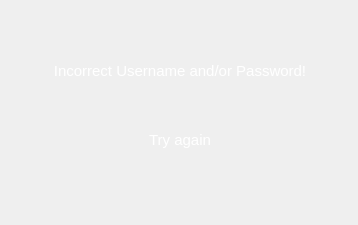
<?xml version="1.0" encoding="UTF-8"?>
<ui version="4.0">
 <class>admin_error</class>
 <widget class="QWidget" name="admin_error">
  <property name="geometry">
   <rect>
    <x>0</x>
    <y>0</y>
    <width>358</width>
    <height>225</height>
   </rect>
  </property>
  <property name="minimumSize">
   <size>
    <width>358</width>
    <height>225</height>
   </size>
  </property>
  <property name="maximumSize">
   <size>
    <width>358</width>
    <height>225</height>
   </size>
  </property>
  <property name="windowTitle">
   <string>Warning</string>
  </property>
  <property name="windowIcon">
   <iconset>
    <normaloff>icon.png</normaloff>icon.png</iconset>
  </property>
  <property name="styleSheet">
   <string notr="true">QWidget#admin_error{
border-image: url(:images/gradient.png);
}
</string>
  </property>
  <widget class="QWidget" name="verticalLayoutWidget">
   <property name="geometry">
    <rect>
     <x>30</x>
     <y>40</y>
     <width>300</width>
     <height>131</height>
    </rect>
   </property>
   <layout class="QVBoxLayout" name="verticalLayout">
    <item>
     <widget class="QLabel" name="label">
      <property name="font">
       <font>
        <pointsize>11</pointsize>
       </font>
      </property>
      <property name="text">
       <string>&lt;html&gt;&lt;head/&gt;&lt;body&gt;&lt;p&gt;&lt;span style=&quot; color:#ffffff;&quot;&gt;Incorrect Username and/or Password!&lt;/span&gt;&lt;/p&gt;&lt;/body&gt;&lt;/html&gt;</string>
      </property>
      <property name="alignment">
       <set>Qt::AlignCenter</set>
      </property>
     </widget>
    </item>
    <item>
     <widget class="QLabel" name="label_3">
      <property name="font">
       <font>
        <pointsize>11</pointsize>
       </font>
      </property>
      <property name="text">
       <string>&lt;html&gt;&lt;head/&gt;&lt;body&gt;&lt;p&gt;&lt;span style=&quot; color:#ffffff;&quot;&gt;Try again&lt;/span&gt;&lt;/p&gt;&lt;/body&gt;&lt;/html&gt;</string>
      </property>
      <property name="alignment">
       <set>Qt::AlignCenter</set>
      </property>
     </widget>
    </item>
   </layout>
  </widget>
 </widget>
 <resources>
  <include location="resource.qrc"/>
 </resources>
 <connections/>
</ui>
